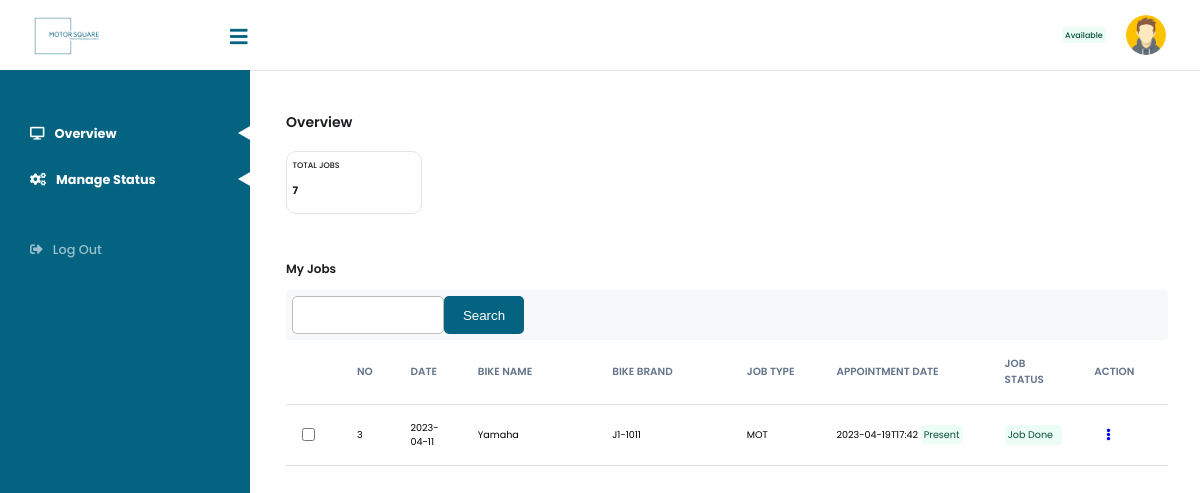
/mechanic/index.php (signed in), run on the app's committed database.
### tables this page shows
CREATE TABLE `job` (
  `jobId` int(11) NOT NULL,
  `date` date NOT NULL,
  `bikeName` varchar(255) NOT NULL,
  `bikeBrand` varchar(255) NOT NULL,
  `description` varchar(255) NOT NULL,
  `status` varchar(50) NOT NULL,
  `jobStatus` varchar(50) DEFAULT NULL,
  `appointmentStatus` varchar(50) NOT NULL,
  `serviceType` varchar(50) NOT NULL,
  `images` varchar(255) DEFAULT NULL,
  `userId` int(11) NOT NULL
);

### mechanic/index.php (the view, shortened to what this page needs)
<?php
require_once('../shared/connection.php');
$userId = $_SESSION['userId'];
$jobs =  "SELECT job.jobId, job.date,job.jobStatus, job.appointmentStatus, job.bikeName, job.bikeBrand, job.serviceType, job.status,job.jobStatus
          FROM user INNER JOIN jobassign ON user.userId = jobassign.userId INNER JOIN job
          ON jobassign.jobId = job.jobId WHERE user.userId = '$userId' order By job.jobId DESC";
$jobsResult = $connection->query($jobs);
require_once("../shared/header.php");
require_once("shared/sidebar.php");
?>
<div class="content">
      <div class="dashboard__overview">
        <p class="dashboard__title">Overview</p>
        <div class="full-with flex-display">
          <div class="card__container flex-display">
            <div class="card__box flex-display--column">
              <p class="card__box--title">TOTAL JOBS</p>
              <p class="card__box--description">7</p>
            </div>
          </div>
        </div>
        <div class="dashboard__table-header flex-display">
          <p class="dashboard__subtitle">My Jobs</p>
        </div>
        <div class="dashboard__search-header flex-display">
          <div class="dashboard__search-box flex-display">
            <input type="search" name="" id="" />
            <button class="btn btn-primary">Search</button>
          </div>
        </div>
        <table>
          <thead>
            <tr>
              <th class="checkbox"></th>
              <th class="sn">NO</th>
              <th class="date">Date</th>
              <th class="name">Bike Name</th>
              <th class="brand">Bike Brand</th>
              <th class="job-type">Job Type</th>
              <th class="appointment-date">Appointment Date</th>
              <th class="status">Job Status</th>
              <th class="action">Action</th>
            </tr>
          </thead>
          <tbody>
          <?php while($row=$jobsResult->fetch_assoc()) { ?>
            <tr>
              <td class="checkbox"><input type="checkbox" /></td>
              <td class="sn"><?php echo $row["jobId"]; ?></td>
              <td class="date"><?php echo $row["date"]; ?></td>
              <td class="name"><?php echo $row["bikeName"]; ?></td>
              <td class="brand"><?php echo $row["bikeBrand"]; ?></td>
              <td class="job-type"><?php echo $row["serviceType"]; ?></td>
              <td class="appointment-date">
              <?php echo $row["status"]; ?>
              <?php if($row["appointmentStatus"] == 0) { ?>
                <span class="processing">Absent</span>
              <?php } elseif ($row["appointmentStatus"] == 1) {?>
                <span class="completed">Present</span>
              <?php } else {?>
                <span class=""></span>
              <?php }?>
              </td>
              <?php if($row["jobStatus"] == 0){ ?>
              <td class="status"><p class="processing">Processing</p></td>
              <?php } elseif ($row["jobStatus"] == 1) {?>
                <td class="status"><p class="completed">Job Done</p></td>
              <?php } else {?>
                <td class="status"><p class="">-</p></td>
              <?php } ?>
              <td class="action">
                <div class="flex-display icon-size">
                 <a href="manageJob.php?jobId=<?php echo $row["jobId"]; ?>"><i class="fas fa-ellipsis-v three-dots"></i></a>
                </div>
              </td>
            </tr>
            <?php } ?>
          </tbody>
        </table>
      </div>
    </div>
    <?php require_once('../shared/footer.php'); ?>

### css/style.css (style rules this page uses)
* { margin: 0; padding: 0; }
*, *::after, *::before { margin: 0; padding: 0; }
*, *::before, *::after { box-sizing: inherit; }
html { box-sizing: border-box; font-size: 62.5%; font-family: "Poppins", sans-serif; }
@media only screen and (max-width: 75em) { html { font-size: 50%; } }
a, ul, li { list-style: none; text-decoration: none; }
body { font-family: "Poppins", sans-serif; font-weight: 500; font-style: normal; line-height: 1.6; text-decoration: none; -ms-overflow-style: none; scrollbar-width: none; }
.full-with { width: 100%; }
input, select, .text-area, .media-container { border: 1px solid #bfbbbb !important; }
p { padding: 0 !important; }
.btn { cursor: pointer; max-width: 28rem; border: none; border-radius: 5px; outline: none; padding: 0.8rem 0; min-width: 10rem; }
.btn-primary { background-color: #046380; color: white; }
.card__container { max-width: 37rem; width: 100%; column-gap: 0.7rem; row-gap: 0.7rem; flex-wrap: wrap; margin-bottom: 3.5rem; }
.card__box { border: 1px solid #e4e4e7; padding: 0.68rem; border-radius: 10px; max-width: 17rem; width: 100%; }
.card__box--title { font-size: 1rem; font-weight: 500; line-height: 18px; color: #1b1c1e; text-transform: uppercase; }
.card__box--description { font-weight: 700; color: #1b1c1e; font-size: 1.3rem; line-height: 32px; }
table { border-collapse: collapse; width: 100%; margin-bottom: 5rem; }
table thead tr th { color: #64748b; font-size: 1.3rem; font-weight: 600; text-transform: uppercase; }
table tbody tr td { font-size: 1.2rem; font-weight: 400; }
th, td { text-align: left; padding: 16px; border-bottom: 1px solid #ddd; }
th { background-color: #ffffff; font-weight: bold; }
.checkbox { width: 20px; }
.sn { width: 30px; }
.date { width: 60px; }
.name { width: 120px; }
.brand { width: 120px; }
.status { width: 80px; }
.job-type { width: 80px; }
.last-amount, .appointment-date { width: 150px; }
.action { width: 80px; }
.completed { color: #064e3b; background-color: #ecfdf5; padding: 0.4rem !important; border-radius: 4px !important; }
.icon-size { font-size: 1.5rem; max-width: 6rem; }
.three-dots { text-align: center; margin-left: 1.5rem; cursor: pointer; }
.flex-display { display: flex; justify-content: space-between; }
.flex-display--column { display: flex; flex-direction: column; }
.dashboard__overview { max-width: 144rem; display: flex; overflow: hidden; flex-direction: column; }
.content { margin-left: 250px; height: 100vh; transition: 0.5s; margin-top: 70px; padding-top: 20px; padding-left: 4.5rem; padding-right: 4rem; }
.dashboard__title { font-size: 1.75rem; color: #1b1c1e; line-height: 38.25px; font-weight: 600; margin-bottom: 1.25rem; }
.dashboard__subtitle { font-size: 1.5rem; color: #1b1c1e; line-height: 25px; font-weight: 600; margin-bottom: 0.1rem; margin-top: 1.8rem; }
.dashboard__table-header { flex-wrap: wrap; align-items: center; margin-bottom: 1rem; }
.dashboard__search-header { padding: 0.75rem; background-color: #f7f8f9; border-radius: 4px; }
.dashboard__search-box { max-width: 28rem; width: 100%; }
.dashboard__search-box button { width: 100%; width: 10rem; }
.dashboard__search-box input { padding: 1.3rem 0.8rem; border-radius: 5px; outline: none; border: none; max-width: 19rem; background-color: #ffffff; }
.dashboard__search-box input::placeholder { font-size: 1rem; font-style: normal; font-weight: 400; text-align: left; }
input[type="checkbox"] { margin-right: 0.5rem; }

### data on the page
job: jobId "3", date "2023-04-11", bikeName "Yamaha", bikeBrand "J1-1011", serviceType "MOT", status "2023-04-19T17:42", appointmentStatus "Present", jobStatus "Job Done"
